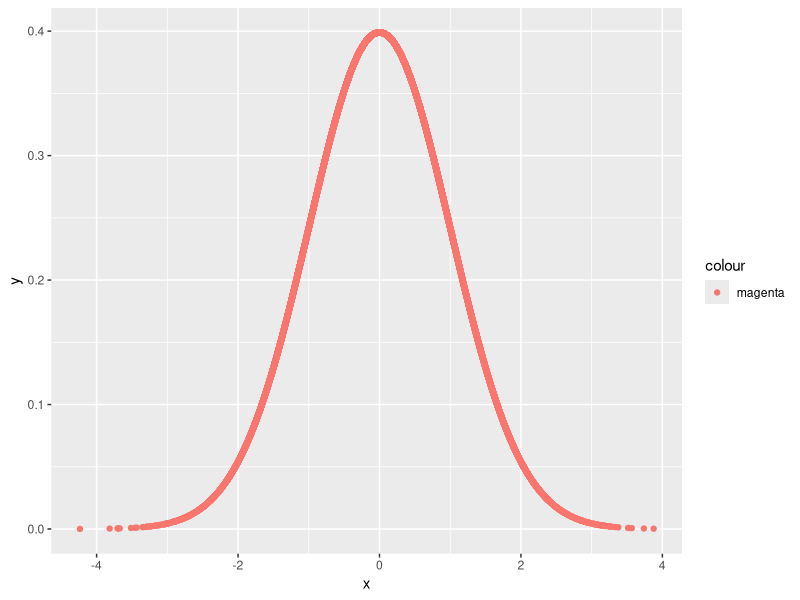

Here is the R script that generated this plot:
#Bell curve or Gaussian distribution or Normal distribution

set.seed(0)
rnorm(10)
rnorm(10, 100, 20)
randNorm10 <- c(rnorm(10,100,20))
randNorm10

#Finding the probability of each random number occuring (Inverse of norm distribution)
dnorm(randNorm10, 100,20)

# visualizing a normal distribution 
r30k <- rnorm(30000)
N30k <- dnorm(r30k)
require(ggplot2)
require(ggthemes)
head(r30k, 4)

#g <- ggplot(data.frame(r30k), aes(r30k, color = 'magenta')) +geom_histogram()
#g
#rlang::last_error(); rlang::last_trace()

g <- ggplot(data.frame(x=r30k, y=N30k))+ aes(x,y, color = 'magenta') +geom_point()+ labs()
g
